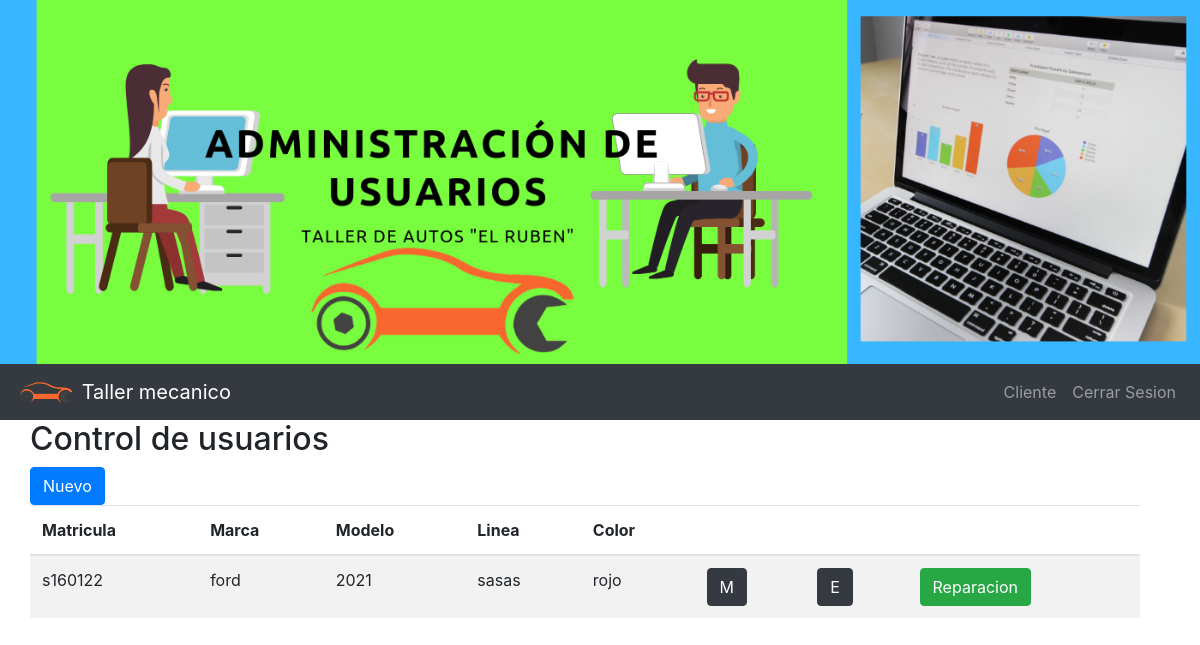
The app's page /controlAutos.php?id=14&idA=1 (signed in) with its own data.
### tables this page shows
CREATE TABLE `automovil` (
  `Matricula` varchar(20) NOT NULL,
  `Marca` varchar(30) NOT NULL,
  `Modelo` varchar(10) NOT NULL,
  `Linea` varchar(30) NOT NULL,
  `Color` varchar(20) NOT NULL,
  `id_cliente` int(11) NOT NULL,
  `id_administrador` int(11) NOT NULL
);

### controlAutos.php (the view, shortened to what this page needs)
<?php
   require ('php/conexion/conexion.php');
    $id = $_GET["id"];
   $sql = "SELECT * FROM automovil WHERE id_cliente=".$id;
   $resultado = mysqli_query($conexion, $sql);
   ?>
<!doctype html>
<html lang="es">
   <head>
      <link rel="stylesheet" href="css/bootstrap.css">
   </head>
   <body>
      <div id="contenedor">
         <div id="header">
            <div id="presentacion">
               <img src="imagenes/cabeza/nav4.png" width="100%">
            </div>
            <nav class="navbar navbar-expand-lg navbar navbar-dark bg-dark sticky-top">
               <a class="navbar-brand" href="">
               <img src="imagenes/logo/logoTaller.png" width="60" height="30" class="d-inline-block align-top" alt=" ">
               Taller mecanico
               </a>
               <div class=" ml-auto collapse navbar-collapse" id="navbarNavDropdown">
                  <div class="ml-auto">
                     <ul class="navbar-nav">
                        <li class="nav-item">
                           <a class="nav-link" href="control.php?id=<?php echo $_GET['idA']?>">Cliente</a>
                        </li>
                        <li class="nav-item">
                           <a class="nav-link" href="php/sesion/cerrarSesion.php">Cerrar Sesion</a>
                        </li>
                     </ul>
                  </div>
               </div>
            </nav>
            <div id="contenido">
               <div class="container">
                  <div class="row">
                     <h2>Control de usuarios</h2>
                  </div>
                  <div class="row">
                     <button type="button" class="btn btn-primary" data-toggle="modal" data-target="#exampleModal">
                     Nuevo
                     </button>
                  </div>
                  <div class="row table-responsive">
                     <table class="table table-striped">
                        <thead>
                           <tr>
                              <th>Matricula</th>
                              <th>Marca</th>
                              <th>Modelo</th>
                              <th>Linea</th>
                              <th>Color</th>
                              <th></th>
                              <th></th>
                              <th></th>
                           </tr>
                        </thead>
                        <tbody>
                           <?php while($row = mysqli_fetch_array($resultado)){
                              ?>
                           <tr>
                              <td>
                                 <?php echo $row['Matricula']?>
                              </td>
                              <td>
                                 <?php echo $row['Marca']?>
                              </td>
                              <td>
                                 <?php echo $row['Modelo']?>
                              </td>
                              <td>
                                 <?php echo $row['Linea']?>
                              </td>
                              <td>
                                 <?php echo $row['Color']?>
                              </td>
                              <td>
                                 <a href="actualizarAutos.php?M=<?php echo $row['Matricula']?>&idC=<?php echo $row['id_cliente']?>&idA=<?php echo $row['id_administrador']?>">
                                 <button type="button" class="btn btn-dark">M</button>
                                 </a>
                              </td>
                              <td>
                                 <button type="button" class="btn btn-dark" data-toggle="modal" data-target="#eliminar">E</button>
                              </td>
                              <td>
                                 <a href="controlReparacion.php?M=<?php echo $row['Matricula']?>&id=<?php echo $row['id_cliente']?>&idA=<?php echo $row['id_administrador']?>">
                                 <button type="button" class="btn btn-success">Reparacion</button>
                                 </a>
                              </td>
                           </tr>
                           <?php } ?>
                        </tbody>
                     </table>
                  </div>
               </div>
            </div>
         </div>
      </div>
   </body>
</html>

### records on screen
automovil: Matricula "s160122", Marca "ford", Modelo "2021", Linea "sasas", Color "rojo"
